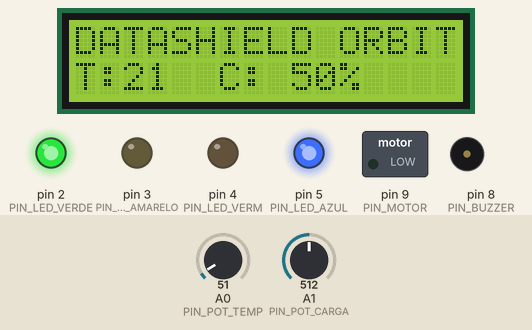
Bench run of a sketch on a simulated Arduino Uno, built with avr-gcc and run on an emulated ATmega328P. Shown: 16×2 character LCD, switched loads named in the sketch (green lamp = pin HIGH), output pins drawn as LEDs (lit = HIGH), buzzer (waves = sounding). The test bench sets the inputs (shaded band); at power-on: A1 (PIN_POT_CARGA) = 512, A0 (PIN_POT_TEMP) = 51. What the sketch prints to the serial monitor is not drawn.

Above: at 6.2 s.
6.3 s: A1 (PIN_POT_CARGA) set to 12
At 7.6 s:
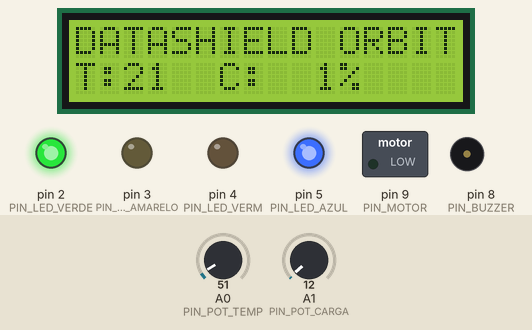
8.0 s: A1 (PIN_POT_CARGA) set to 9
At 8.5 s:
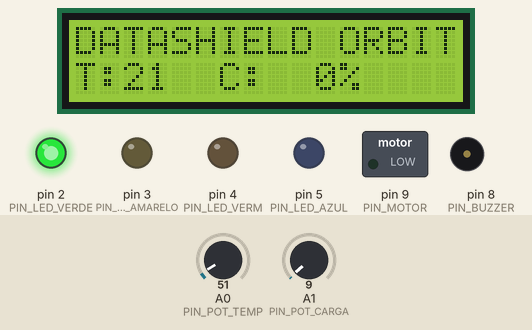
9.6 s: A0 (PIN_POT_TEMP) set to 61
At 10.6 s:
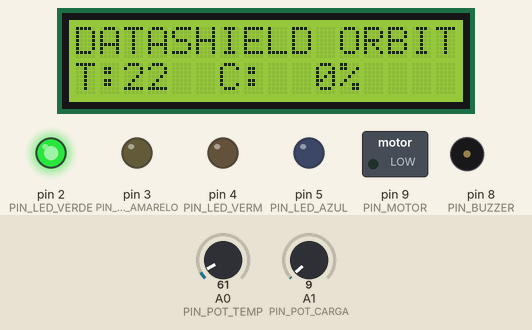
11.1 s: A0 (PIN_POT_TEMP) set to 86
At 11.5 s:
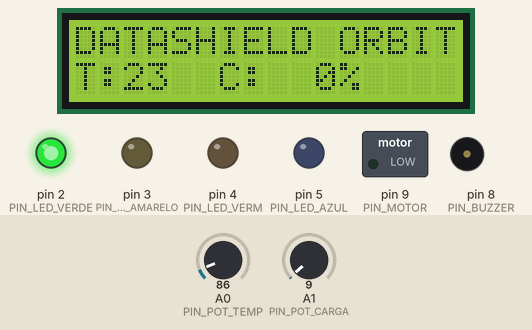
12.6 s: A0 (PIN_POT_TEMP) set to 112
At 13.5 s:
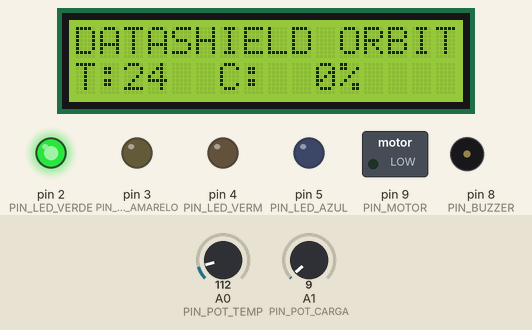
14.1 s: A1 (PIN_POT_CARGA) set to 110
At 15.6 s:
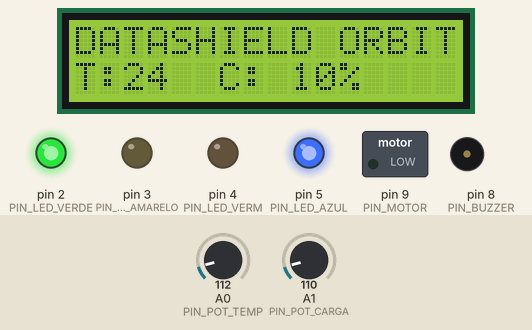
Timing chart, 0 to 16.7 s (numbered marks = the images above; inputs shaded):
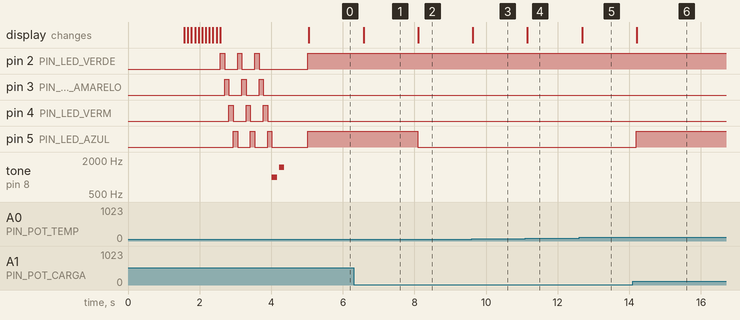

The sketch:

main.ino
```cpp
#include <LiquidCrystal.h>

// ─── PINOS ───────────────────────────────────────────────────────
const int PIN_POT_TEMP    = A0;
const int PIN_POT_CARGA   = A1;
const int PIN_LED_VERDE   = 2;
const int PIN_LED_AMARELO = 3;
const int PIN_LED_VERM    = 4;
const int PIN_LED_AZUL    = 5;
const int PIN_BUZZER      = 8;
const int PIN_MOTOR       = 9;

// LCD: RS=12, E=11, D4=7, D5=6, D6=10, D7=13
LiquidCrystal lcd(12, 11, 7, 6, 10, 13);

// ─── ESTADOS (0=NORMAL, 1=ALERTA, 2=CRITICO) ─────────────────────
int estadoAtual    = 0;
int estadoAnterior = 0;

// ─── LIMIARES ────────────────────────────────────────────────────
float TEMP_ALERTA  = 35.0;
float TEMP_CRITICO = 45.0;

// ─── VELOCIDADES DO MOTOR ────────────────────────────────────────
const int MOTOR_DESLIGADO = 0;
const int MOTOR_DEVAGAR   = 120;
const int MOTOR_RAPIDO    = 255;

// ─── CONTROLE DE BUZZER ──────────────────────────────────────────
unsigned long tempoUltimoBuzz = 0;
bool buzzerLigado = false;

// ─── CONTROLE DE LCD E LOG ───────────────────────────────────────
unsigned long tempoUltimoLCD = 0;
unsigned long tempoUltimoLog = 0;

// ─── LEITURAS ────────────────────────────────────────────────────
float tempAtual  = 25.0;
int   cargaAtual = 0;

// ─── CARACTERE CUSTOMIZADO ───────────────────────────────────────
byte charTermometro[8] = {
  0b00100, 0b01010, 0b01010,
  0b01110, 0b01110, 0b11111,
  0b11111, 0b01110
};

// ═════════════════════════════════════════════════════════════════
void setup() {
  Serial.begin(9600);

  pinMode(PIN_LED_VERDE,   OUTPUT);
  pinMode(PIN_LED_AMARELO, OUTPUT);
  pinMode(PIN_LED_VERM,    OUTPUT);
  pinMode(PIN_LED_AZUL,    OUTPUT);
  pinMode(PIN_BUZZER,      OUTPUT);
  pinMode(PIN_MOTOR,       OUTPUT);

  analogWrite(PIN_MOTOR, MOTOR_DESLIGADO);

  lcd.begin(16, 2);
  lcd.createChar(0, charTermometro);

  // Boot
  lcd.setCursor(0, 0);
  lcd.print("DATASHIELD ORBIT");
  lcd.setCursor(0, 1);
  lcd.print("  INICIALIZANDO ");
  delay(1500);

  lcd.clear();
  lcd.setCursor(0, 0);
  lcd.print("BOOT: ");
  for (int i = 0; i < 10; i++) {
    lcd.print("|");
    delay(100);
  }

  lcd.clear();
  lcd.setCursor(2, 0);
  lcd.print("SISTEMA OK!");
  lcd.setCursor(0, 1);
  lcd.print("AUTONOMO ATIVO");

  int leds[4] = {PIN_LED_VERDE, PIN_LED_AMARELO, PIN_LED_VERM, PIN_LED_AZUL};
  for (int k = 0; k < 3; k++) {
    for (int i = 0; i < 4; i++) {
      digitalWrite(leds[i], HIGH);
      delay(120);
      digitalWrite(leds[i], LOW);
    }
  }

  tone(PIN_BUZZER, 1000, 150);
  delay(200);
  tone(PIN_BUZZER, 1500, 150);
  delay(800);
  lcd.clear();

  Serial.println("=== DATASHIELD ORBITAL INICIADO ===");
}

// ═════════════════════════════════════════════════════════════════
void loop() {
  lerSensores();
  atualizarEstado();
  controlarAtuadores();
  atualizarLCD();
  logSerial();
  delay(100);
}

// ─────────────────────────────────────────────────────────────────
void lerSensores() {
  int rawTemp  = analogRead(PIN_POT_TEMP);
  int rawCarga = analogRead(PIN_POT_CARGA);
  tempAtual  = map(rawTemp,  0, 1023, 200, 600) / 10.0;
  cargaAtual = map(rawCarga, 0, 1023, 0, 100);
}

// ─────────────────────────────────────────────────────────────────
void atualizarEstado() {
  estadoAnterior = estadoAtual;

  if (tempAtual >= TEMP_CRITICO) {
    estadoAtual = 2;
  } else if (tempAtual >= TEMP_ALERTA) {
    estadoAtual = 1;
  } else {
    estadoAtual = 0;
  }

  if (estadoAtual != estadoAnterior) {
    Serial.print("[TRANSICAO] -> ");
    if (estadoAtual == 0) Serial.println("NORMAL");
    else if (estadoAtual == 1) Serial.println("ALERTA");
    else Serial.println("CRITICO");
  }
}

// ─────────────────────────────────────────────────────────────────
void controlarAtuadores() {
  digitalWrite(PIN_LED_VERDE,   LOW);
  digitalWrite(PIN_LED_AMARELO, LOW);
  digitalWrite(PIN_LED_VERM,    LOW);
  digitalWrite(PIN_LED_AZUL,    LOW);

  if (estadoAtual == 0) {
    digitalWrite(PIN_LED_VERDE, HIGH);
    if (cargaAtual > 0) digitalWrite(PIN_LED_AZUL, HIGH);
    analogWrite(PIN_MOTOR, MOTOR_DESLIGADO);
    noTone(PIN_BUZZER);
    buzzerLigado = false;

  } else if (estadoAtual == 1) {
    digitalWrite(PIN_LED_AMARELO, HIGH);
    if (cargaAtual > 0) digitalWrite(PIN_LED_AZUL, HIGH);
    analogWrite(PIN_MOTOR, MOTOR_DEVAGAR);
    buzzerIntermitente();

  } else if (estadoAtual == 2) {
    digitalWrite(PIN_LED_VERM, HIGH);
    analogWrite(PIN_MOTOR, MOTOR_RAPIDO);
    tone(PIN_BUZZER, 2000);
    buzzerLigado = true;
  }
}

// ─────────────────────────────────────────────────────────────────
void buzzerIntermitente() {
  unsigned long agora = millis();
  if (!buzzerLigado) {
    if (agora - tempoUltimoBuzz >= 1000) {
      tone(PIN_BUZZER, 1500, 100);
      tempoUltimoBuzz = agora;
      buzzerLigado = true;
    }
  } else {
    if (agora - tempoUltimoBuzz >= 100) {
      noTone(PIN_BUZZER);
      buzzerLigado = false;
      tempoUltimoBuzz = agora;
    }
  }
}

// ─────────────────────────────────────────────────────────────────
void atualizarLCD() {
  if (millis() - tempoUltimoLCD < 500) return;
  tempoUltimoLCD = millis();

  lcd.clear();

  lcd.setCursor(0, 0);
  lcd.print("DATASHIELD ORBIT");

  lcd.setCursor(0, 1);
  lcd.print("T:");
  if ((int)tempAtual < 10) lcd.print(" ");
  lcd.print((int)tempAtual);
  lcd.print("  ");
  lcd.print("C:");
  if (cargaAtual < 10)       lcd.print("  ");
  else if (cargaAtual < 100) lcd.print(" ");
  lcd.print(cargaAtual);
  lcd.print("%");
}

// ─────────────────────────────────────────────────────────────────
void logSerial() {
  if (millis() - tempoUltimoLog < 2000) return;
  tempoUltimoLog = millis();

  Serial.print("ESTADO=");
  if (estadoAtual == 0)      Serial.print("NORMAL");
  else if (estadoAtual == 1) Serial.print("ALERTA");
  else                       Serial.print("CRITICO");

  Serial.print(" | TEMP=");
  Serial.print(tempAtual, 1);
  Serial.print("C | CARGA=");
  Serial.print(cargaAtual);
  Serial.print("% | MOTOR=");
  if (estadoAtual == 0)      Serial.println("DESLIGADO");
  else if (estadoAtual == 1) Serial.println("DEVAGAR");
  else                       Serial.println("RAPIDO");
}
```

Measured:
- the behaviour switches between 11 and 10 on A1 (PIN_POT_CARGA) (found by bisection; images 1 and 2)
- after the input at 6.3 s, the display: changes after 0.28 s (image 1)
- after the input at 8.0 s, pin 5 (PIN_LED_AZUL): HIGH → LOW after 0.10 s; the display: changes after 0.10 s (image 2)
- after the input at 9.6 s, the display: changes at once (image 3)
- after the input at 11.1 s, the display: changes after 0.06 s (image 4)
- after the input at 12.6 s, the display: changes after 0.08 s (image 5)
- after the input at 14.1 s, pin 5 (PIN_LED_AZUL): LOW → HIGH after 0.10 s; the display: changes after 0.11 s (image 6)
